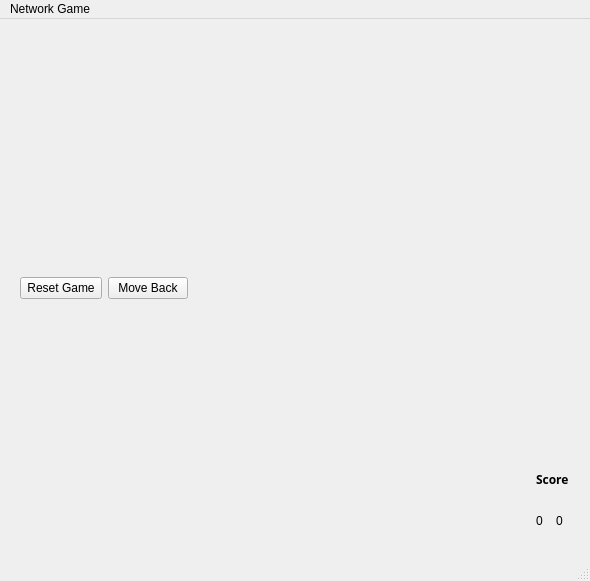
<?xml version="1.0" encoding="UTF-8"?>
<ui version="4.0">
 <class>MainWindow</class>
 <widget class="QMainWindow" name="MainWindow">
  <property name="geometry">
   <rect>
    <x>0</x>
    <y>0</y>
    <width>590</width>
    <height>581</height>
   </rect>
  </property>
  <property name="windowTitle">
   <string>MainWindow</string>
  </property>
  <widget class="QWidget" name="centralWidget">
   <widget class="QWidget" name="layoutWidget">
    <property name="geometry">
     <rect>
      <x>9</x>
      <y>9</y>
      <width>571</width>
      <height>511</height>
     </rect>
    </property>
    <layout class="QHBoxLayout" name="horizontalLayout">
     <item>
      <layout class="QGridLayout" name="gridLayout">
       <item row="0" column="0">
        <layout class="QHBoxLayout" name="HLayout">
         <property name="topMargin">
          <number>10</number>
         </property>
         <item>
          <widget class="QPushButton" name="pushButton">
           <property name="enabled">
            <bool>true</bool>
           </property>
           <property name="text">
            <string> Reset Game </string>
           </property>
          </widget>
         </item>
         <item>
          <widget class="QPushButton" name="pushButton_moveBack">
           <property name="text">
            <string>Move Back</string>
           </property>
          </widget>
         </item>
         <item>
          <spacer name="horizontalSpacer">
           <property name="orientation">
            <enum>Qt::Horizontal</enum>
           </property>
           <property name="sizeHint" stdset="0">
            <size>
             <width>40</width>
             <height>20</height>
            </size>
           </property>
          </spacer>
         </item>
         <item>
          <widget class="QLabel" name="label_3">
           <property name="text">
            <string/>
           </property>
          </widget>
         </item>
         <item>
          <widget class="QLabel" name="label_color">
           <property name="text">
            <string/>
           </property>
          </widget>
         </item>
         <item>
          <spacer name="horizontalSpacer_2">
           <property name="orientation">
            <enum>Qt::Horizontal</enum>
           </property>
           <property name="sizeHint" stdset="0">
            <size>
             <width>40</width>
             <height>20</height>
            </size>
           </property>
          </spacer>
         </item>
         <item>
          <widget class="QLabel" name="label_turn">
           <property name="text">
            <string/>
           </property>
          </widget>
         </item>
         <item>
          <widget class="QLabel" name="label_2">
           <property name="text">
            <string/>
           </property>
          </widget>
         </item>
        </layout>
       </item>
      </layout>
     </item>
     <item>
      <layout class="QVBoxLayout" name="verticalLayout_2">
       <item>
        <spacer name="verticalSpacer">
         <property name="orientation">
          <enum>Qt::Vertical</enum>
         </property>
         <property name="sizeHint" stdset="0">
          <size>
           <width>20</width>
           <height>40</height>
          </size>
         </property>
        </spacer>
       </item>
       <item>
        <layout class="QGridLayout" name="gridLayout_2">
         <item row="1" column="0">
          <widget class="QLabel" name="label_4">
           <property name="text">
            <string/>
           </property>
           <property name="pixmap">
            <pixmap>../../../../../../../FIT/2.sem/qt/moje/moje-piskvorky-0.5.2-doxygen/images/white.png</pixmap>
           </property>
          </widget>
         </item>
         <item row="1" column="1">
          <widget class="QLabel" name="label_5">
           <property name="text">
            <string/>
           </property>
           <property name="pixmap">
            <pixmap>../../../../../../../FIT/2.sem/qt/moje/moje-piskvorky-0.5.2-doxygen/images/black.png</pixmap>
           </property>
          </widget>
         </item>
         <item row="2" column="0">
          <widget class="QLabel" name="label_score_white">
           <property name="text">
            <string>0</string>
           </property>
          </widget>
         </item>
         <item row="2" column="1">
          <widget class="QLabel" name="label_score_black">
           <property name="text">
            <string>0</string>
           </property>
          </widget>
         </item>
         <item row="0" column="0" colspan="2">
          <widget class="QLabel" name="label_score">
           <property name="font">
            <font>
             <family>Sans Serif</family>
             <weight>75</weight>
             <bold>true</bold>
            </font>
           </property>
           <property name="text">
            <string>Score</string>
           </property>
          </widget>
         </item>
        </layout>
       </item>
      </layout>
     </item>
    </layout>
   </widget>
  </widget>
  <widget class="QStatusBar" name="statusBar"/>
  <widget class="QMenuBar" name="menuBar">
   <property name="geometry">
    <rect>
     <x>0</x>
     <y>0</y>
     <width>590</width>
     <height>33</height>
    </rect>
   </property>
   <widget class="QMenu" name="menuGame">
    <property name="title">
     <string>Network Game</string>
    </property>
    <addaction name="actionNew_Network_Game"/>
    <addaction name="actionConnect_to_Game"/>
   </widget>
   <addaction name="menuGame"/>
  </widget>
  <action name="actionNewLocalGame">
   <property name="text">
    <string>New Local Game</string>
   </property>
  </action>
  <action name="actionNew_Network_Game">
   <property name="text">
    <string>Start Server</string>
   </property>
  </action>
  <action name="actionConnect_to_Game">
   <property name="text">
    <string>Connect to Game</string>
   </property>
  </action>
  <action name="actionMove_Back">
   <property name="text">
    <string>Move Back</string>
   </property>
  </action>
 </widget>
 <layoutdefault spacing="6" margin="11"/>
 <resources/>
 <connections/>
</ui>
